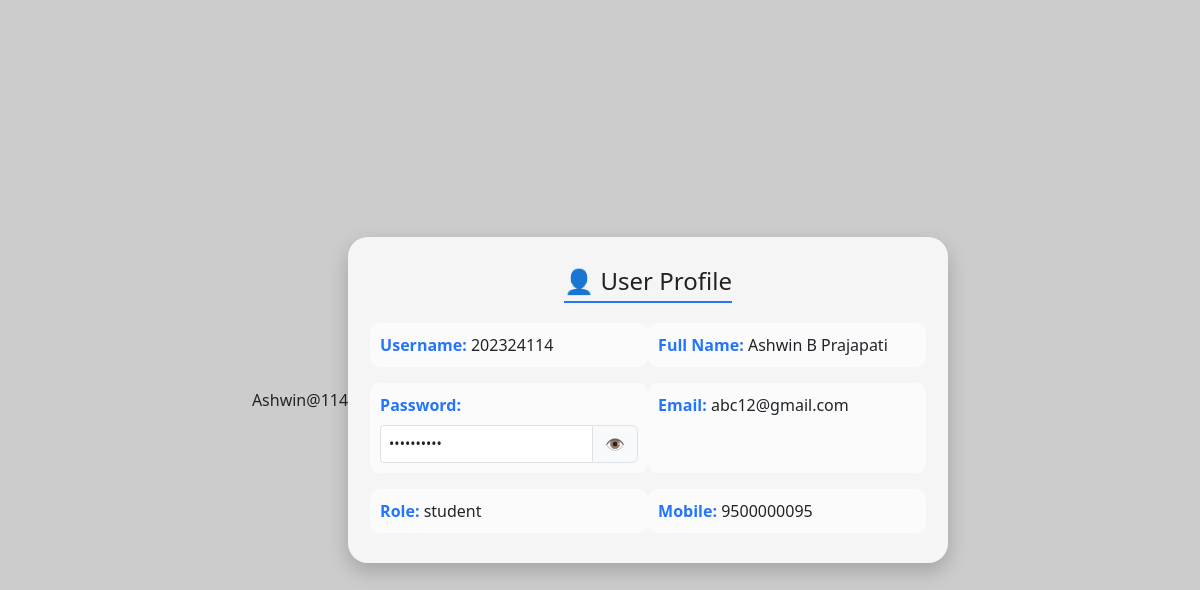
Page /Extra/view_profile.php (signed in) on the committed database.
### tables this page shows
CREATE TABLE `users_details` (
  `username` varchar(100) NOT NULL,
  `fullname` varchar(255) NOT NULL,
  `email` varchar(255) NOT NULL,
  `mobile_number` bigint(10) NOT NULL
);

CREATE TABLE `users` (
  `username` varchar(100) NOT NULL,
  `password` varchar(255) NOT NULL,
  `role` enum('admin','teacher','student') NOT NULL
);

### Privacy/decryption.php (called while the page is built)
<?php
function decrypt($ciphertext) {
    $result = '';
    for ($i = 0; $i < strlen($ciphertext); $i++) {
        $result .= chr(ord($ciphertext[$i]) - 3);
    }
    return $result;
}
?>

### Extra/view_profile.php (the view, shortened to what this page needs)
<?php
include("C:/xapp/htdocs/OEMS/includes/dbconnection.php");
include("C:/xapp/htdocs/OEMS/Privacy/decryption.php");
$username = $_SESSION['username'];
$sql = "SELECT u.username, u.password, u.role, d.fullname, d.email, d.mobile_number
        FROM users u, users_details d
        WHERE u.username = d.username AND u.username = '$username'";
$result = mysqli_query($conn, $sql);
$userData = mysqli_fetch_assoc($result);
$userData['password'] = decrypt($userData['password']);
?>
<!DOCTYPE html>
<html lang="en">
<head>
  <link href="https://cdn.jsdelivr.net/npm/bootstrap@5.3.3/dist/css/bootstrap.min.css" rel="stylesheet">
</head>
<body>
  <div class="profile-card">
    <h2>👤 User Profile</h2>
    <div class="row g-3 text-start">
      <div class="col-md-6 profile-item"><strong>Username:</strong> <?= $userData['username'] ?></div>
      <div class="col-md-6 profile-item"><strong>Full Name:</strong> <?= $userData['fullname'] ?></div>
      <div class="col-md-6 profile-item">
        <strong>Password:</strong>
        <div class="input-group mt-2">
          <input type="password" id="password" class="form-control form-control-sm"
                 value="<?= htmlspecialchars($userData['password']) ?>" readonly>
          <span class="input-group-text" onclick="togglePassword(this)" id="toggleBtn">👁️</span>
        </div>
      </div>
      <div class="col-md-6 profile-item"><strong>Email:</strong> <?= $userData['email'] ?></div>
      <div class="col-md-6 profile-item"><strong>Role:</strong> <?= $userData['role'] ?></div>
      <div class="col-md-6 profile-item"><strong>Mobile:</strong> <?= $userData['mobile_number'] ?></div>
    </div>
  </div>
</body>
</html>

### Extra/view_profile.php (style rules this page uses)
body { background: url("https://picsum.photos/1600/900?blur=3") no-repeat center center fixed; background-size: cover; height: 100vh; display: flex; justify-content: center; align-items: center; }
.profile-card { background: rgba(255, 255, 255, 0.8); padding: 30px; border-radius: 20px; width: 600px; text-align: center; box-shadow: 0px 8px 20px rgba(0,0,0,0.2); backdrop-filter: blur(6px); animation: fadeIn 1s ease-in-out; }
h2 { font-size: 24px; color: #222; border-bottom: 2px solid #2575fc; display: inline-block; padding-bottom: 5px; margin-bottom: 20px; }
.profile-item strong { color: #2575fc; }
.profile-item { background: rgba(255,255,255,0.6); border-radius: 10px; padding: 10px; transition: 0.3s; }
.input-group-text { cursor: pointer; }

### rows in the picture
users_details: username.username "202324114", fullname "Ashwin B Prajapati", email "abc12@gmail.com", username.role "student", mobile_number "9500000095"
